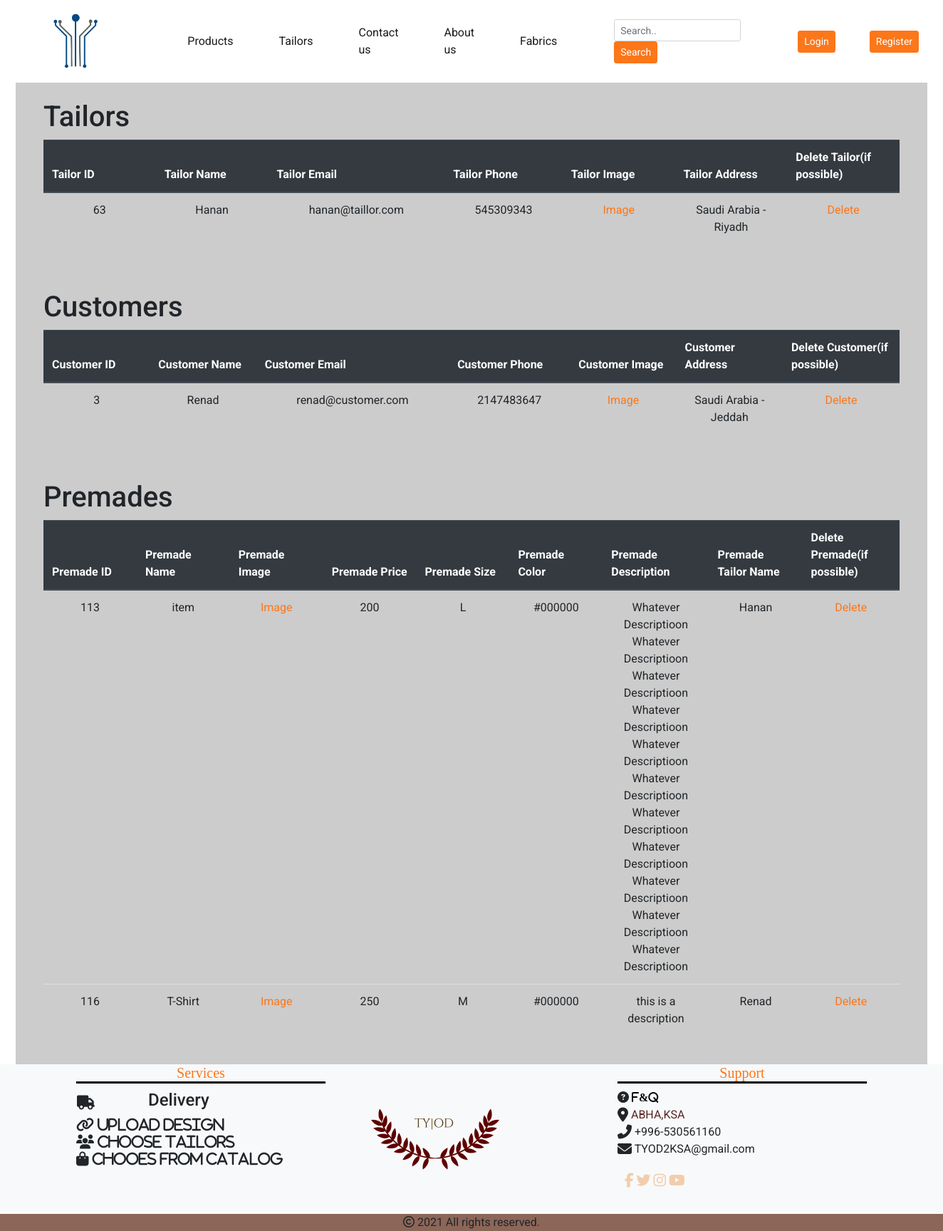
The app's page /admin-panel.php, older data.
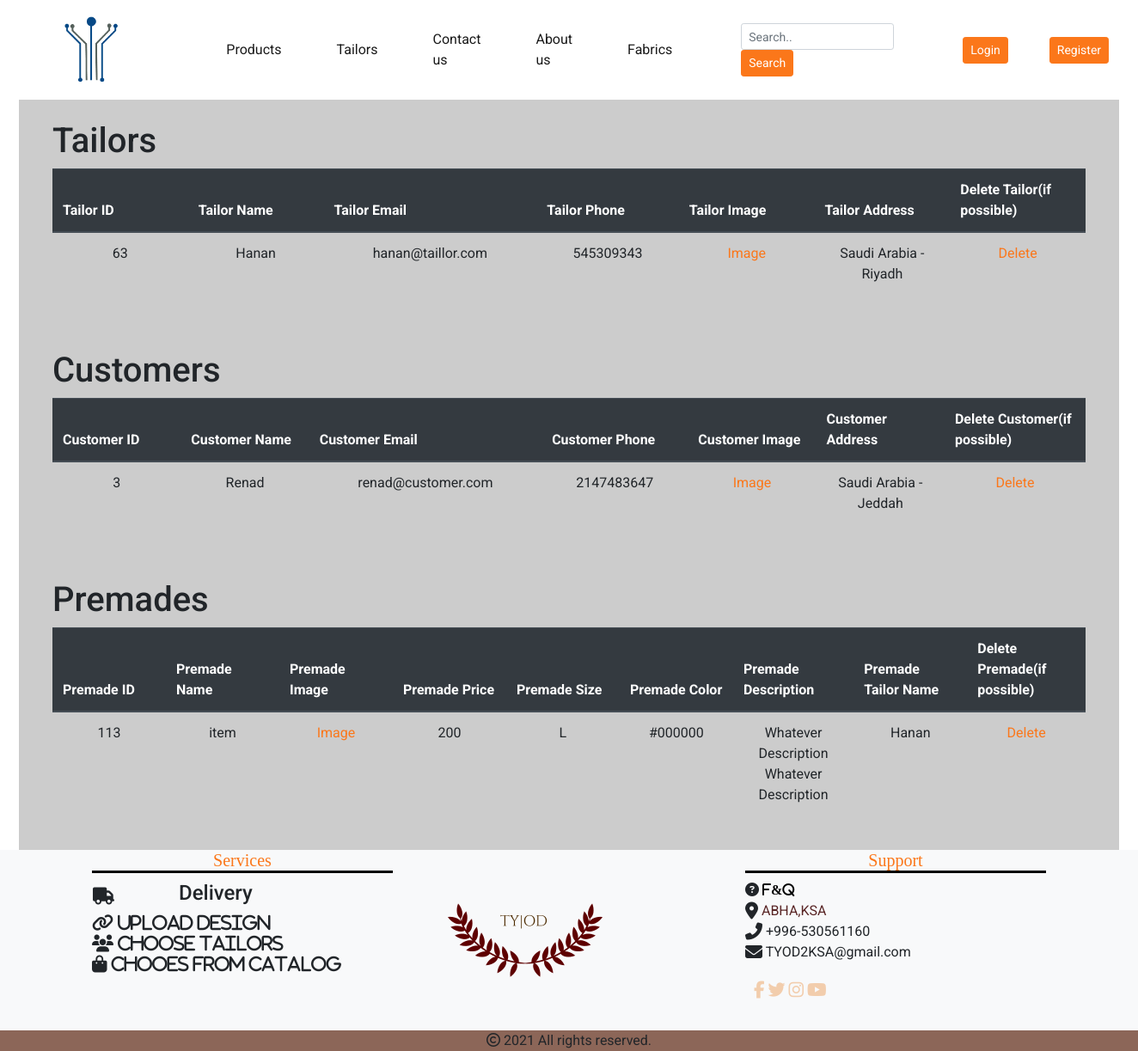
The same page, newer data.
### tables this page shows
CREATE TABLE `tailors` (
  `tailor_id` int(11) NOT NULL,
  `tailor_name` varchar(255) DEFAULT NULL,
  `tailor_email` varchar(255) DEFAULT NULL,
  `tailor_password` varchar(255) DEFAULT NULL,
  `tailor_phone` int(100) DEFAULT NULL,
  `tailor_img` varchar(255) DEFAULT NULL,
  `tailor_address` varchar(255) DEFAULT NULL
);

CREATE TABLE `customers` (
  `customer_id` int(11) NOT NULL,
  `customer_name` varchar(255) DEFAULT NULL,
  `customer_email` varchar(255) DEFAULT NULL,
  `customer_password` varchar(255) DEFAULT NULL,
  `customer_phone` int(10) DEFAULT NULL,
  `customer_address` text NOT NULL,
  `customer_image` text NOT NULL
);

CREATE TABLE `premades` (
  `premade_id` int(11) NOT NULL,
  `premade_img` text DEFAULT NULL,
  `premade_price` decimal(10,0) DEFAULT NULL,
  `premade_size` varchar(255) NOT NULL,
  `premade_color` varchar(255) NOT NULL,
  `premade_name` varchar(255) NOT NULL,
  `premade_description` text NOT NULL,
  `premade_tailor_name` varchar(255) NOT NULL,
  `tailor_id` int(11) NOT NULL
);

### admin-panel.php (the view, shortened to what this page needs)
<?php include './header.php'?>
<div class="container-fluid mx-auto" style="min-height: 80vh; background: #ccc;max-width: 1280px;">
  <?php
$tailorsQuery = "SELECT * FROM tailors;";
$customerQuery = "SELECT * FROM customers;";
$premadeQuery = "SELECT * FROM premades;";
$tailorsResult = mysqli_query($conn, $tailorsQuery);
$customerResult = mysqli_query($conn, $customerQuery);
$premadesResult = mysqli_query($conn, $premadeQuery);
echo "<div class='container-fluid p-4'>";
echo "<table class='table'>";
echo "<thead class='thead-dark'>";
echo "<tr>";
echo "<th style='width:100px;'>Tailor ID</th>";
echo "<th style='width:100px;'>Tailor Name</th>";
echo "<th style='width:100px;'>Tailor Email</th>";
echo "<th style='width:100px;'>Tailor Phone</th>";
echo "<th style='width:100px;'>Tailor Image</th>";
echo "<th style='width:100px;'>Tailor Address</th>";
echo "<th style='width:100px;'>Delete Tailor(if possible)</th>";
echo "</tr>";
echo "</thead>";
echo "<tbody style='text-align:center'>";
echo "<h1>Tailors</h1>";
while ($tailorRow = mysqli_fetch_assoc($tailorsResult)) {
    $tailorID = $tailorRow['tailor_id'];
    $tailorName = $tailorRow['tailor_name'];
    $tailorEmail = $tailorRow['tailor_email'];
    $tailorPhone = $tailorRow['tailor_phone'];
    $tailorImage = $tailorRow['tailor_img'];
    $tailorAddress = $tailorRow['tailor_address'];
    echo "<tr>";
    echo "<td>$tailorID</td>";
    echo "<td>$tailorName</td>";
    echo "<td>$tailorEmail</td>";
    echo "<td>$tailorPhone</td>";
    echo "<td><a href='./images/$tailorImage' target=_blank>Image</a></td>";
    echo "<td>$tailorAddress</td>";
    echo "<td><a href='./actions/deleteTailor.api.php?id=$tailorID'>Delete</a></td>";
    echo "</tr>";
}
echo "
</tbody>
</table>
</div>";
echo "<div class='container-fluid p-4'>";
echo "<table class='table'>";
echo "<thead class='thead-dark'>";
echo "<tr>";
echo "<th style='width:100px;'>Customer ID</th>";
echo "<th style='width:100px;'>Customer Name</th>";
echo "<th style='width:100px;'>Customer Email</th>";
echo "<th style='width:100px;'>Customer Phone</th>";
echo "<th style='width:100px;'>Customer Image</th>";
echo "<th style='width:100px;'>Customer Address</th>";
echo "<th style='width:100px;'>Delete Customer(if possible)</th>";
echo "</tr>";
echo "</thead>";
echo "<tbody style='text-align:center'>";
echo "<h1>Customers</h1>";
while ($customerRow = mysqli_fetch_assoc($customerResult)) {
    $customerID = $customerRow['customer_id'];
    $customerName = $customerRow['customer_name'];
    $customerEmail = $customerRow['customer_email'];
    $customerPhone = $customerRow['customer_phone'];
    $customerImage = $customerRow['customer_image'];
    $customerAddress = $customerRow['customer_address'];
    echo "<tr>";
    echo "<td>$customerID</td>";
    echo "<td>$customerName</td>";
    echo "<td>$customerEmail</td>";
    echo "<td>$customerPhone</td>";
    echo "<td><a href='./images/$customerImage' target=_blank>Image</a></td>";
    echo "<td>$customerAddress</td>";
    echo "<td><a href='./actions/deleteCustomer.api.php?id=$customerID'>Delete</a></td>";
    echo "</tr>";
}
echo "
</tbody>
</table>
</div>";
echo "<div class='container-fluid p-4'>";
echo "<table class='table'>";
echo "<thead class='thead-dark'>";
echo "<tr>";
echo "<th style='width:100px;'>Premade ID</th>";
echo "<th style='width:100px;'>Premade Name</th>";
echo "<th style='width:100px;'>Premade Image</th>";
echo "<th style='width:100px;'>Premade Price</th>";
echo "<th style='width:100px;'>Premade Size</th>";
echo "<th style='width:100px;'>Premade Color</th>";
echo "<th style='width:100px;'>Premade Description</th>";
echo "<th style='width:100px;'>Premade Tailor Name</th>";
echo "<th style='width:100px;'>Delete Premade(if possible)</th>";
echo "</tr>";
echo "</thead>";
echo "<tbody style='text-align:center'>";
echo "<h1>Premades</h1>";
while ($premadeRow = mysqli_fetch_assoc($premadesResult)) {
    $premadeID = $premadeRow['premade_id'];
    $premadeName = $premadeRow['premade_name'];
    $premadeImage = $premadeRow['premade_img'];
    $premadePrice = $premadeRow['premade_price'];
    $premadeSize = $premadeRow['premade_size'];
    $premadeColor = $premadeRow['premade_color'];
    $premadeDescription = $premadeRow['premade_description'];
    $premadeTailorName = $premadeRow['premade_tailor_name'];
    echo "<tr>";
    echo "<td>$premadeID</td>";
    echo "<td>$premadeName</td>";
    echo "<td><a href='./images/$premadeImage' target=_blank>Image</a></td>";
    echo "<td>$premadePrice</td>";
    echo "<td>$premadeSize</td>";
    echo "<td>$premadeColor</td>";
    echo "<td>$premadeDescription</td>";
    echo "<td>$premadeTailorName</td>";
    echo "<td><a href='./actions/deletePremade.api.php?id=$premadeID'>Delete</a></td>";
    echo "</tr>";
}
echo "
</tbody>
</table>
</div>";
?>
</div>
<?php include './footer.php'?>

### header.php (shortened to what this page needs)
<!DOCTYPE html>
<html lang="en">
  <head>
    <link rel="stylesheet" href="fonts/icomoon/style.css">
    <link rel="stylesheet" href="css/owl.carousel.min.css">
    <link rel="stylesheet" href="css/bootstrap.min.css">
    <link rel="stylesheet" href="css/style.css">
  </head>
  <body>
    <nav class="navbar navbar-expand-lg navbar-light">
      <a class="navbar-brand ml-4" href="./"><img src="./images/Logo.png" alt=""
          style='max-height:90px; width:auto;'></a>
      <div class="collapse navbar-collapse" id="navbarSupportedContent">
        <ul class="navbar-nav mr-auto mx-5" style='align-items: center;'>
          <li class="nav-item mx-4 active ">
            <a class="nav-link" href="./products.php">Products</a>
          </li>
          <li class="nav-item mx-4 active">
            <a class="nav-link" href="./tailors.php">Tailors</a>
          </li>
          <li class="nav-item mx-4 active">
            <a class="nav-link" href="./#contact">Contact us</a>
          </li>
          <li class="nav-item mx-4 active">
            <a class="nav-link" href="./#about">About us</a>
          </li>
          <li class="nav-item mx-4 active">
            <a class="nav-link" href="./fabrics.php?page=1">Fabrics</a>
          </li>
          <form class="form-inline my-2 my-lg-0 mx-5" action="./search.php" method='POST'>
            <input class="form-control form-control-sm mr-sm-2" type="search" placeholder="Search.." aria-label="Search"
              name='search-bar' />
            <button class="btn btn-primary btn-sm my-2 my-sm-0" type="submit" name='submit'>
              Search
            </button>
          </form>
          <?php
if (isset($_SESSION['login']) && $_SESSION['login']) {
    if ($_SESSION['user_type'] == 'customer') {
        echo '
            <li class="nav-item mx-4 active">
            <a class=" btn btn-primary btn-sm" href="./customer-profile.php">Profile</a>
          </li>';
    } else if ($_SESSION['user_type'] == 'tailor') {
        echo '
            <li class="nav-item mx-4 active">
            <a class=" btn btn-primary btn-sm" href="./tailor-contracts.php">Pending Contracts</a>
          </li>
            <li class="nav-item mx-4 active">
            <a class=" btn btn-primary btn-sm" href="./approved-contracts.php">Approved Contracts</a>
          </li>
          ';
    }
    echo '
            <li class="nav-item mx-4 active">
            <a class="btn btn-primary btn-sm" href="./actions/logout.api.php">Logout</a>
          </li>';
} else {
    echo '
            <li class="nav-item mx-4 active">
            <a class=" btn btn-primary btn-sm  my-sm-0" href="./login.php">Login</a>
          </li>
          <li class="nav-item mx-4 active">
          <a class=" btn btn-primary btn-sm  my-sm-0" href="./customer-register.php">Register</a>
        </li>
          ';
}
?>
        </ul>
      </div>
    </nav>
  </body>
</html>

### footer.php (shortened to what this page needs)
<footer class="text-lg-start" style='position: relative;'>
  <div class="main-content bg-light">
    <div class="container ">
      <div class="row">
        <div class="col-4">
          <h2 class="adrs text-primary" style="text-align: center;">Services</h2>
          <table>
            <tr>
              <td style='width:100px'>
                <span class="fa fa-truck fa-lg">
                </span>
              </td>
              <td style='width:100px'>
                <h4>Delivery</h4>
              </td>
            </tr>
          </table>
          <div>
            <span class="fa fa-link fa-lg"> Upload Design</span>
          </div>
          <div>
            <span class="fa fa-users fa-lg"> Choose Tailors</span>
          </div>
          <div>
            <span class="fa fa-shopping-bag fa-lg"> Chooes From Catalog</span>
          </div>
        </div>
        <div class="Logo col-4">
          <div><a class="navbar-brand ml-4" href="./"><img src="./images/log.png" class="loges"> </a>
          </div>
        </div>
        <div class="col-4">
          <h2 class="adrs text-primary" style="text-align: center;">Support</h2>
          <div class="column">
            <div>
              <span class="fa fa-question-circle">
                <a href="https://fontawesome.com/v4.7.0/icon/question-circle" target="_blank"
                  style="color: black ;  text-decoration: none;">F&Q</a>
              </span>
            </div>
            <div>
              <span class="fas fa-map-marker-alt fa-lg"></span>
              <span class="text" style="color: #592525">ABHA,KSA</span>
            </div>
            <div>
              <span class="fas fa-phone-alt fa-lg"></span>
              <span class="text">+996-530561160</span>
            </div>
            <div>
              <span class="fas fa-envelope fa-lg"></span>
              <span class="text">TYOD2KSA@gmail.com</span>
            </div>
          </div>
          <div class="social">
            <a href=""><span class="fab fa-facebook-f fa-lg" style="color: #F2CDAC;"></span></a>
            <a href="#"><span class="fab fa-twitter fa-lg" style="color: #F2CDAC"></span></a>
            <a href=""><span class="fab fa-instagram fa-lg" style="color: #F2CDAC"></span></a>
            <a href=""><span class="fab fa-youtube fa-lg" style="color: #F2CDAC"></span></a>
          </div>
        </div>
      </div>
    </div>
  </div>
  <div class="bottom" style="background: #8C6658">
    <center>
      <span class="far fa-copyright"></span><span> 2021 All rights reserved.</span>
    </center>
  </div>
</footer>

### css/style.css (style rules this page uses)
body { font-family: 'Roboto', sans-serif; background-color: #fff; }
h1, h2, h3, h4, h5, h6, .h1, .h2, .h3, .h4, .h5, .h6 { font-family: 'Roboto', sans-serif; }
a { -webkit-transition: 0.3s all ease; -o-transition: 0.3s all ease; transition: 0.3s all ease; }
h2 { font-size: 20px; }

### header.php (style rules this page uses)
* { scroll-behavior: smooth; }

### footer.php (style rules this page uses)
.social { padding-top: 20px; padding-right: 10px; padding-bottom: 5px; padding-left: 10px; size: 40px; height: 20px; }
.loges { position: center; padding-left: 80; width: auto; }
.adrs { font-family: Fantasy; border-bottom-style: solid; border-color: black; font-size: 30; }

Row changes from the older to the newer data that the page shows:
removed premades: premade_id "116", premade_name "T-Shirt", premade_price "250", premade_size "M", premade_color "#000000", premade_description "this is a description", premade_tailor_name "Renad"
changed premades "item": premade_description "Whatever Descriptioon Whatever Descriptioon Whatever Descriptioon Whatever Descriptioon Whatever Descriptioon Whatever Descriptioon Whatever Descriptioon Whatever Descriptioon Whatever Descriptioon Whatever Descriptioon Whatever Descriptioon" → "Whatever Description Whatever Description"
